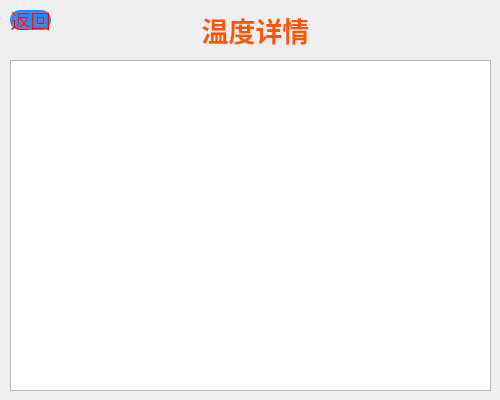
    <widget class="QWidget" name="page_temp_chart">
     <widget class="QtCharts::QChartView" name="temp_graphicsView">
      <property name="geometry">
       <rect>
        <x>10</x>
        <y>60</y>
        <width>481</width>
        <height>331</height>
       </rect>
      </property>
     </widget>
     <widget class="QLabel" name="label_temp_title">
      <property name="geometry">
       <rect>
        <x>120</x>
        <y>-10</y>
        <width>271</width>
        <height>80</height>
       </rect>
      </property>
      <property name="font">
       <font>
        <family>华文新魏</family>
        <pointsize>20</pointsize>
        <weight>75</weight>
        <italic>false</italic>
        <bold>true</bold>
       </font>
      </property>
      <property name="contextMenuPolicy">
       <enum>Qt::DefaultContextMenu</enum>
      </property>
      <property name="styleSheet">
       <string notr="true">color:#FF5500</string>
      </property>
      <property name="text">
       <string>温度详情</string>
      </property>
      <property name="alignment">
       <set>Qt::AlignCenter</set>
      </property>
     </widget>
     <widget class="QPushButton" name="btn_temp_return">
      <property name="geometry">
       <rect>
        <x>10</x>
        <y>10</y>
        <width>41</width>
        <height>20</height>
       </rect>
      </property>
      <property name="font">
       <font>
        <family>华文新魏</family>
        <pointsize>15</pointsize>
       </font>
      </property>
      <property name="styleSheet">
       <string notr="true">QPushButton{
    /*字体大小为20点*/
    font-size:15pt;
    /*字体颜色为白色*/    
    color:red;
    /*背景颜色*/  
    background-color:rgb(14 , 150 , 254);
    /*边框圆角半径为8像素*/ 
    border-radius:10px;
	border-image: url(:/new/prefix1/img/ok.png)
}
QPushButton:hover{
	background-color:rgb(44 , 137 , 255);
	border-image: url(:/new/prefix1/img/ok.png);
}
QPushButton:pressed{
    /*背景颜色*/  
    background-color:rgb(14 , 135 , 228);
    /*左内边距为3像素，让按下时字向右移动3像素*/  
    padding-left:3px;
    /*上内边距为3像素，让按下时字向下移动3像素*/  
    padding-top:3px;
	border-image: url(:/new/prefix1/img/ok1.png);
}</string>
      </property>
      <property name="text">
       <string>返回</string>
      </property>
     </widget>
    </widget>
